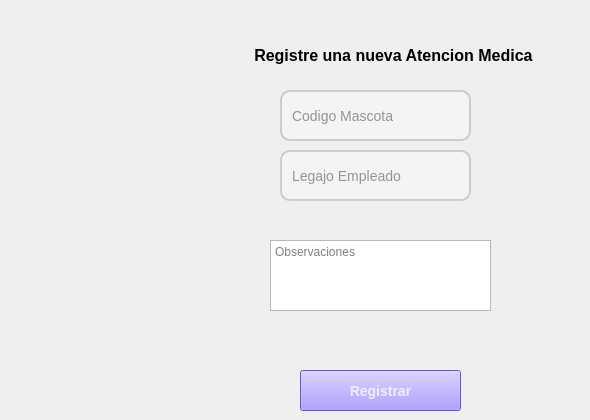
       <widget class="QWidget" name="page_AgregarAtencion">
        <widget class="QLineEdit" name="txtCodMascota">
         <property name="geometry">
          <rect>
           <x>280</x>
           <y>90</y>
           <width>191</width>
           <height>51</height>
          </rect>
         </property>
         <property name="styleSheet">
          <string notr="true">QLineEdit {
    background-color: #f4f4f4; /* Fondo claro */
    color: #333; /* Texto oscuro */
    border: 2px solid #ccc; /* Borde inicial */
    border-radius: 10px; /* Bordes redondeados */
    padding: 8px; /* Espaciado interno */
    font-size: 14px; /* Tamaño de texto */
    font-family: &quot;Arial&quot;, sans-serif; /* Fuente limpia y moderna */
}

QLineEdit:focus {
    border: 2px solid #6200ee; /* Cambia el color del borde al enfocarse */
    background-color: #ffffff; /* Fondo blanco al enfocarse */
    color: #000; /* Texto más oscuro */
}</string>
         </property>
         <property name="placeholderText">
          <string>Codigo Mascota</string>
         </property>
        </widget>
        <widget class="QLineEdit" name="txtLegajo">
         <property name="geometry">
          <rect>
           <x>280</x>
           <y>150</y>
           <width>191</width>
           <height>51</height>
          </rect>
         </property>
         <property name="styleSheet">
          <string notr="true">QLineEdit {
    background-color: #f4f4f4; /* Fondo claro */
    color: #333; /* Texto oscuro */
    border: 2px solid #ccc; /* Borde inicial */
    border-radius: 10px; /* Bordes redondeados */
    padding: 8px; /* Espaciado interno */
    font-size: 14px; /* Tamaño de texto */
    font-family: &quot;Arial&quot;, sans-serif; /* Fuente limpia y moderna */
}

QLineEdit:focus {
    border: 2px solid #6200ee; /* Cambia el color del borde al enfocarse */
    background-color: #ffffff; /* Fondo blanco al enfocarse */
    color: #000; /* Texto más oscuro */
}</string>
         </property>
         <property name="placeholderText">
          <string>Legajo Empleado</string>
         </property>
        </widget>
        <widget class="QLabel" name="label_2">
         <property name="geometry">
          <rect>
           <x>130</x>
           <y>30</y>
           <width>451</width>
           <height>51</height>
          </rect>
         </property>
         <property name="font">
          <font>
           <pointsize>12</pointsize>
           <bold>true</bold>
          </font>
         </property>
         <property name="text">
          <string>                            Registre una nueva Atencion Medica</string>
         </property>
         <property name="textFormat">
          <enum>Qt::AutoText</enum>
         </property>
         <property name="wordWrap">
          <bool>false</bool>
         </property>
        </widget>
        <widget class="QPushButton" name="btnInsertarAtencion">
         <property name="geometry">
          <rect>
           <x>300</x>
           <y>370</y>
           <width>161</width>
           <height>41</height>
          </rect>
         </property>
         <property name="styleSheet">
          <string notr="true">
QPushButton {
   color: rgb(239, 238, 255);
background-color: rgb(145, 123, 255);
  

    padding: 10px; 
    font-size: 14px; 
    font-weight: bold; 
 
}

QPushButton:hover {
    background-color: #8793ff; 
    color: white;
}
</string>
         </property>
         <property name="text">
          <string>Registrar</string>
         </property>
         <property name="icon">
          <iconset>
           <normaloff>../Imagenes/comprobado.png</normaloff>../Imagenes/comprobado.png</iconset>
         </property>
         <property name="iconSize">
          <size>
           <width>30</width>
           <height>30</height>
          </size>
         </property>
        </widget>
        <widget class="QTextEdit" name="txtObservacion_2">
         <property name="geometry">
          <rect>
           <x>270</x>
           <y>240</y>
           <width>221</width>
           <height>71</height>
          </rect>
         </property>
         <property name="placeholderText">
          <string>Observaciones</string>
         </property>
        </widget>
       </widget>
